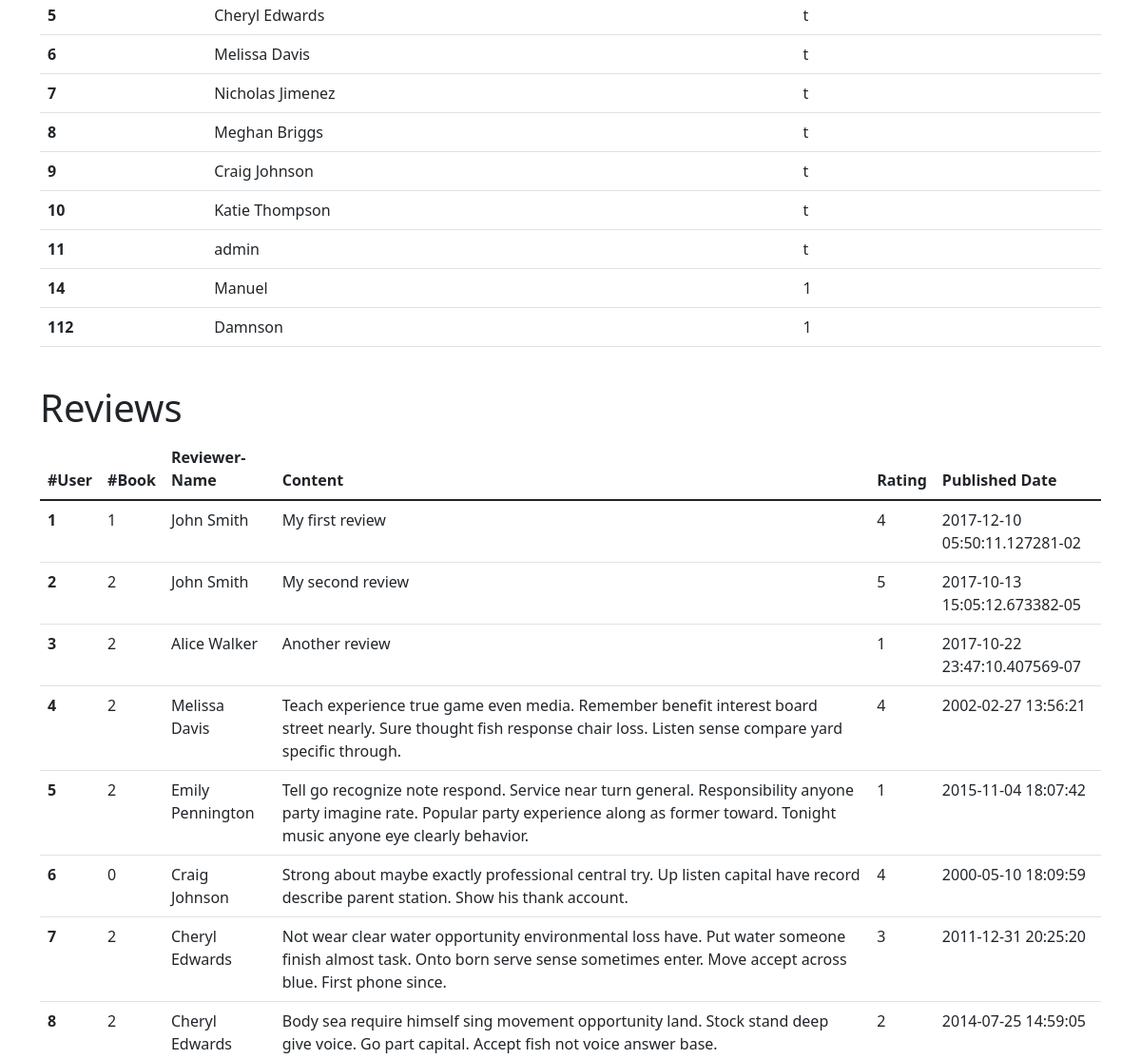
Page / (signed in, middle part) on the earlier database version.
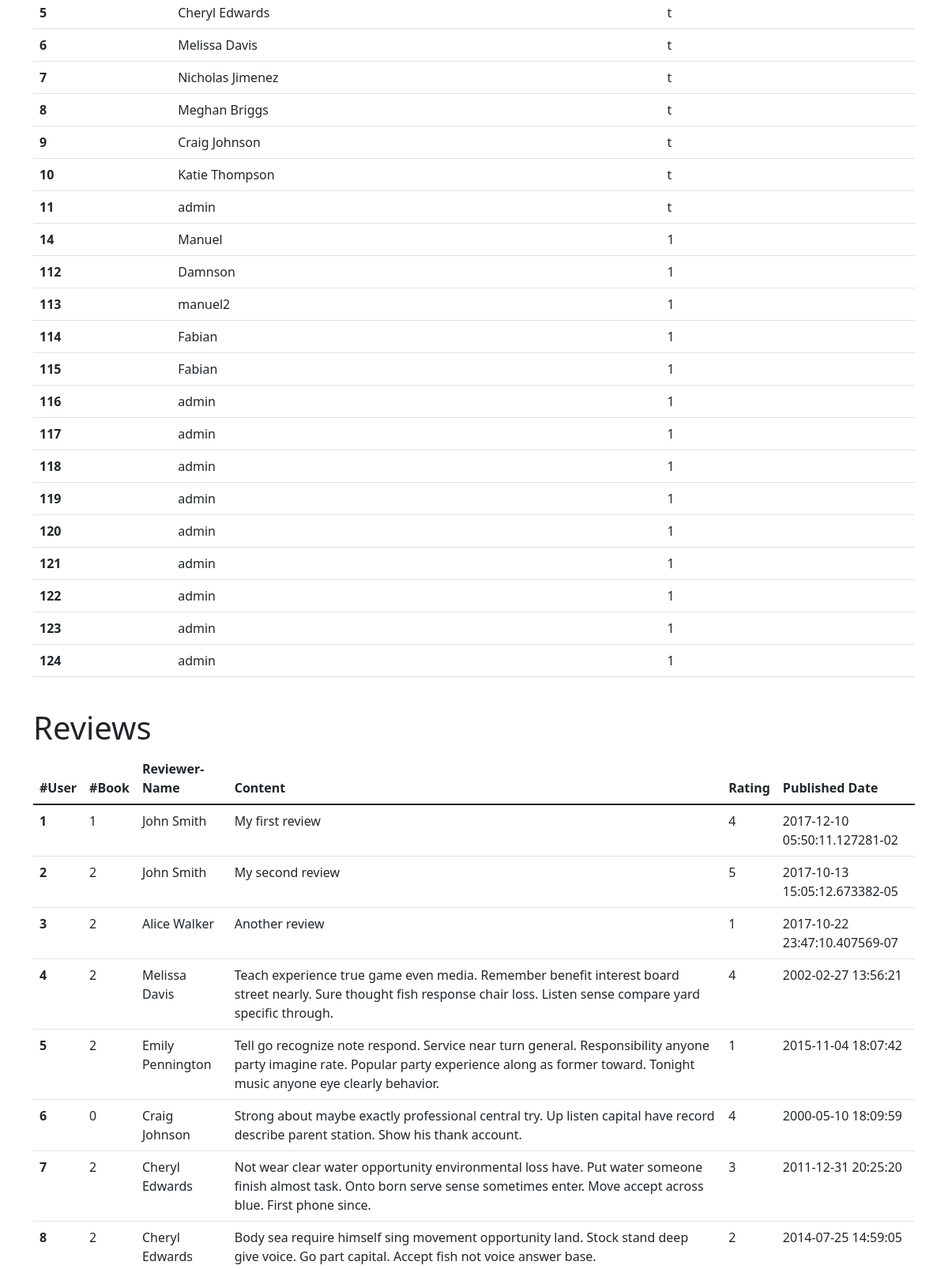
Same page on the later database version.
### tables this page shows
CREATE TABLE "users" (
	"id"	INTEGER NOT NULL UNIQUE,
	"username"	char(25),
	"enabled"	boolean DEFAULT TRUE, password TEXT,
	PRIMARY KEY("id" AUTOINCREMENT)
);

CREATE TABLE "reviews" (
	"id"	INTEGER,
	"book_id"	integer NOT NULL,
	"reviewer_name"	varchar(255),
	"content"	varchar(255),
	"rating"	integer,
	"published_date"	timestamp DEFAULT CURRENT_TIMESTAMP,
	PRIMARY KEY("id" AUTOINCREMENT),
	FOREIGN KEY("book_id") REFERENCES "books"("id") ON DELETE CASCADE
);

### server.py (the view)
@app.route("/")
@login_required
def home():
    book_info = main.pick_book()
    user_info = main.fetch_all_user()
    review_info = main.fetch_all_reviews()
    return render_template("home.html",
                           user=user,
                           book_info=book_info,
                           user_info=user_info,
                           review_info=review_info)

### main.py (called while the page is built)
def pick_book():
    db = sqlite3.connect("db.sqlite3")
    cursor = db.cursor()
    cursor.execute("""SELECT * FROM books""")
    fetched_books = cursor.fetchall()
    book_info = []
    for info in fetched_books:
        book_info.append(list(info))
    db.close()
    return book_info

def fetch_all_user():
    db = sqlite3.connect("db.sqlite3")
    cursor = db.cursor()
    cursor.execute("""SELECT * FROM users """)
    fetched_user = list(cursor.fetchall())
    db.close()
    return fetched_user

def fetch_all_reviews():
    db = sqlite3.connect("db.sqlite3")
    cursor = db.cursor()
    cursor.execute("""SELECT * FROM reviews """)
    fetched_reviews = list(cursor.fetchall())
    db.close()
    return fetched_reviews

### server.py (called while the page is built)
def login_required(f):
    @wraps(f)
    def decorated_function(*args, **kwargs):
        if not authorized:
            return redirect(url_for('login'))
        return f(*args, **kwargs)
    return decorated_function

### templates/home.html (shortened to what this page needs)
{% extends "base.html" %}
{% block content %}
<br>
<br>
<table class="table">
  <tbody>
  {% for user in user_info %}
    <tr>
      <th scope="row">{{user[0]}}</th>
      <td>{{user[1]}}</td>
      <td>{{user[2]}}</td>
    </tr>
  {% endfor %}
  </tbody>
</table>
<br>
<h1>Reviews</h1>
<table class="table">
  <thead>
    <tr>
      <th scope="col">#User</th>
      <th scope="col">#Book</th>
      <th scope="col">Reviewer-Name</th>
      <th scope="col">Content</th>
      <th scope="col">Rating</th>
      <th scope="col">Published Date</th>
    </tr>
  </thead>
  <tbody>
  {% for review in review_info %}
    <tr>
      <th scope="row">{{review[0]}}</th>
      <td>{{review[1]}}</td>
      <td>{{review[2]}}</td>
      <td>{{review[3]}}</td>
      <td>{{review[4]}}</td>
      <td>{{review[5]}}</td>
    </tr>
  {% endfor %}
  </tbody>
</table>
{% endblock %}

### templates/base.html (shortened to what this page needs)
<!doctype html>
<html lang="en">
  <head>
    <link href="https://cdn.jsdelivr.net/npm/bootstrap@5.1.3/dist/css/bootstrap.min.css" rel="stylesheet">
    </head>
    <body>
        <br/>
        <div class="container">
            {% block content %}
            {% endblock %}
        </div>
  </body>
</html>

Differences in the rows shown:
added users: id "113", username "manuel2", enabled "1"
added users: id "114", username "Fabian", enabled "1"
added users: id "115", username "Fabian", enabled "1"
added users: id "116", username "admin", enabled "1"
added users: id "117", username "admin", enabled "1"
added users: id "118", username "admin", enabled "1"
added users: id "119", username "admin", enabled "1"
added users: id "120", username "admin", enabled "1"
added users: id "121", username "admin", enabled "1"
added users: id "122", username "admin", enabled "1"
added users: id "123", username "admin", enabled "1"
added users: id "124", username "admin", enabled "1"
